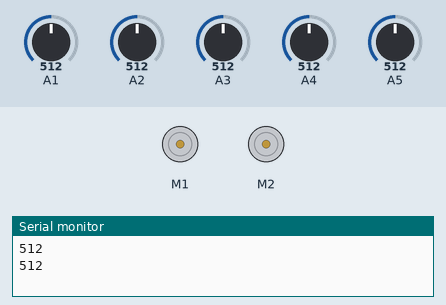
This sketch was run on a simulated Arduino Uno, built with avr-gcc and run on an emulated ATmega328P. Shown: 2 × DC motor (green arrow = forward, orange = backward, longer = faster), the last lines printed to the serial monitor. Inputs (shaded band) come from the test bench; at power-on: A3 = 512, A1 = 512, A2 = 512, A4 = 512, A5 = 512.

Above: at 1.3 s.
1.4 s: A3 set to 893
3.2 s: A3 set to 908
At 4.5 s:
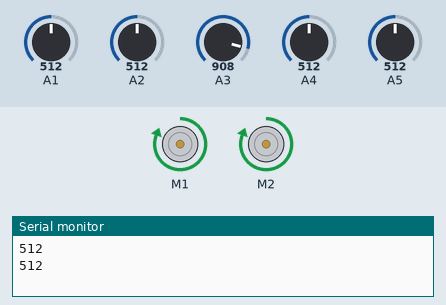
Timing chart, 0 to 6.2 s (numbered marks = the images above; inputs shaded):
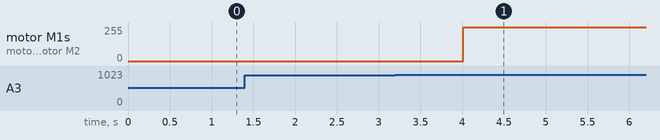

Measured:
- the behaviour switches between 900 and 901 on A3 (found by bisection; images 0 and 1)
- after the input at 3.2 s, motor M1, motor M2: stopped → forward 255/255 after 0.81 s

The sketch:

lfr.ino
```cpp
#include<AFMotor.h>
int a1,a2,a3,a4,a5;

AF_DCMotor motor1(1, MOTOR12_64KHZ); // create motor #2, 64KHz pwm
AF_DCMotor motor2(2, MOTOR12_64KHZ);

void setup() {
  // put your setup code here, to run once:
Serial.begin(9600);
motor1.setSpeed(255);
  motor2.setSpeed(255);

}
  int mode=5;

void loop() {
  a1=analogRead(A1);
  a2=analogRead(A2);
  a3=analogRead(A3);
  a4=analogRead(A4);
  a5=analogRead(A5);
  Serial.println(a1);
  Serial.println(a2);
  Serial.println(a3);
  Serial.println(a4);
  Serial.println(a5);
  Serial.println(" ");
  delay(500);
  if(a1 > 900 && a2 > 900 && a3 < 900 && a4 > 900 && a5 > 900)
  {
    if(mode!=1)
    {
     motor2.run(FORWARD);
     motor1.run(FORWARD);
     mode=1;
  }
  }
  else if(a1 < 900 && a2 < 900 && a3 > 900 && a4 < 900 && a5 < 900)
  {
    if(mode!=2)
    {
     motor2.run(FORWARD);
     motor1.run(FORWARD);
     mode=2;
  }
  }
  else if(a2 < 900)
  {
    if( a4 > 900 && a5 > 900)
    {
    if(mode!=3)
    {

     motor2.run(FORWARD);
     motor1.run(RELEASE);
     mode=3;
  }}
  }
  else if(a4 > 900)
   {if(a4 < 900 && a5 < 900)
    {if(mode!=4)
    {

     motor2.run(RELEASE);
     motor1.run(FORWARD);
     mode=4;
  }}
  }
  else if(a1 < 900 && a2 < 900 && a4 < 900 && a5 < 900)
  {
   if(mode!=5)
   {
     motor2.run(RELEASE);
     motor1.run(RELEASE);
     mode=5;
  }
  }


  }
```
